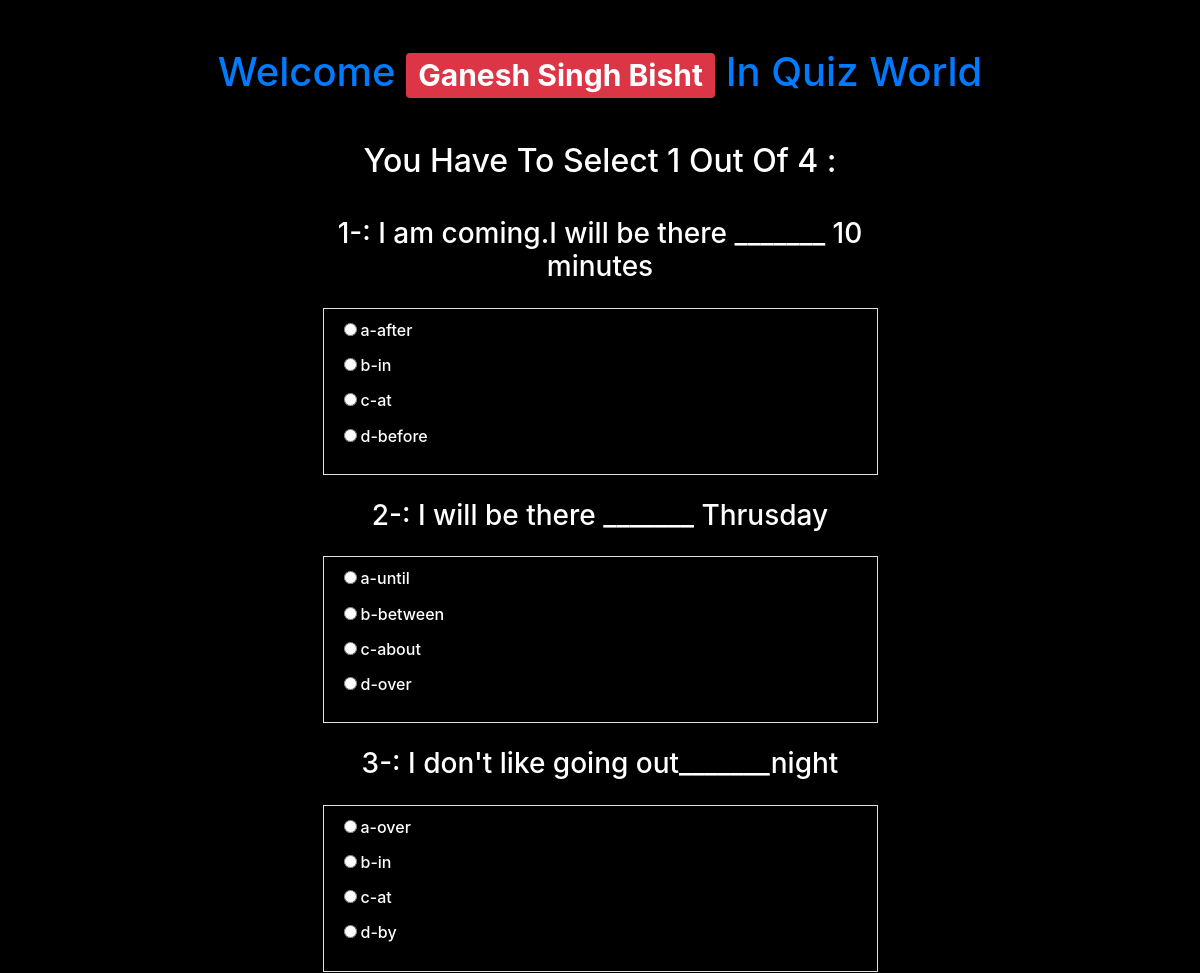
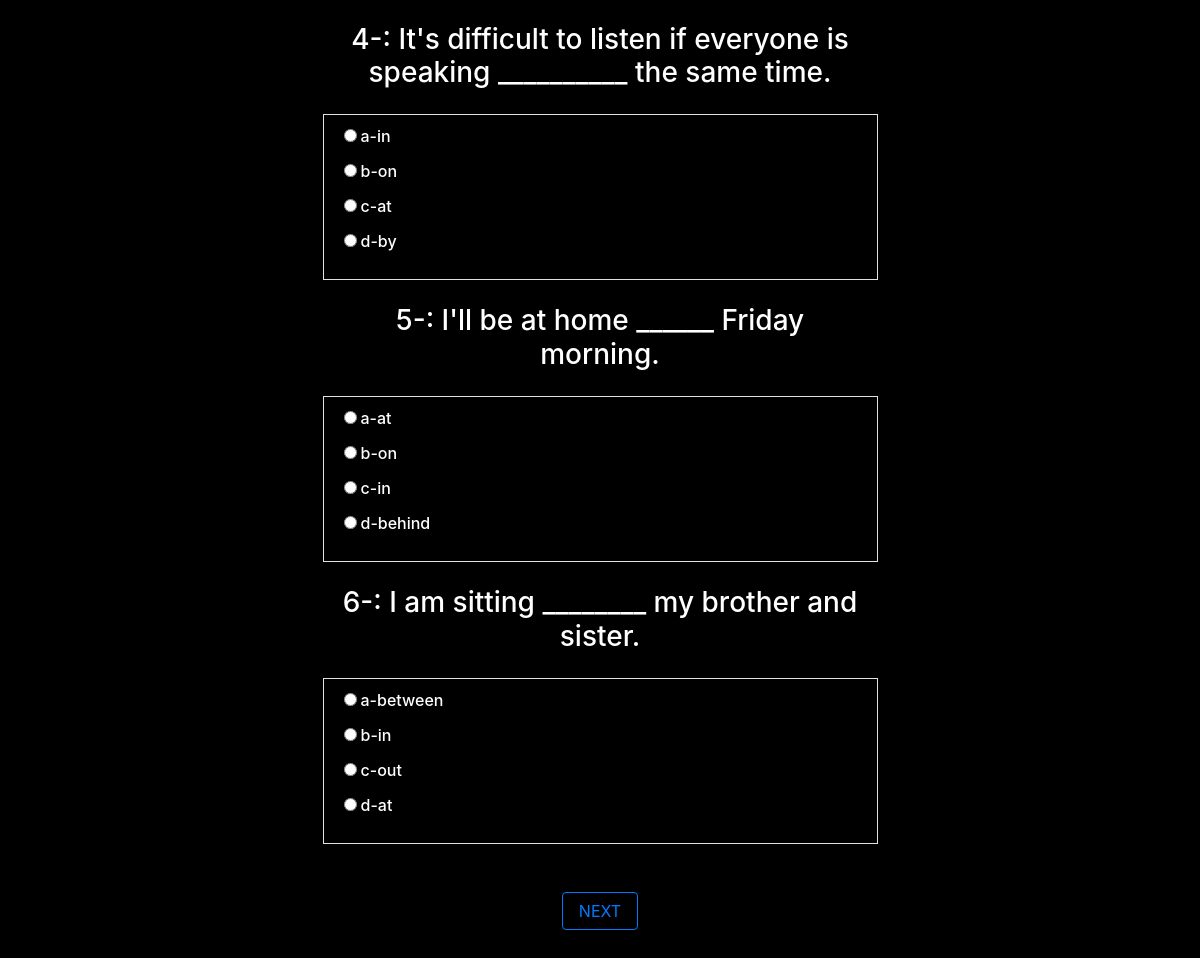
The page /Homepage.php (signed in) on the database its author committed (2 pictures, top to bottom).
### tables this page shows
CREATE TABLE `question` (
  `Id` tinyint(4) NOT NULL,
  `Question` varchar(150) DEFAULT NULL,
  `A_id` tinyint(4) DEFAULT NULL
);

CREATE TABLE `answer` (
  `Id` tinyint(4) NOT NULL,
  `Answer` varchar(170) DEFAULT NULL,
  `Ans_id` tinyint(4) DEFAULT NULL,
  `Alphabet` varchar(4) DEFAULT NULL,
  `Correct` tinyint(1) DEFAULT NULL
);

### Homepage.php (the view, shortened to what this page needs)
<?php
  $Driver_name ='mysql:host=localhost;dbname=quizdatabase';
  $User='root';
  $Pass= '';
     try{
       $Conn = new PDO($Driver_name,$User,$Pass);
     }catch(PDOException $Error){
         die(" Ops Something Weng Wrong .");
     }
 ?>
<!DOCTYPE html>
<html lang="en">
<head>
    <link rel="stylesheet" href="https://maxcdn.bootstrapcdn.com/bootstrap/4.3.1/css/bootstrap.min.css">
</head>
<body>
    <div class='container'>
      <h1 class='text-center text-capitalize text-primary mt-5'>welcome <span class='badge badge-danger'><?php echo $_SESSION['Name'] ?></span> in Quiz World</h1>
       <br>
      <h2 class='text-center text-capitalize card-header col-sm-8 mx-auto border-radius'>You have to select 1 out of 4 :</h2>
   <form action="Homepage_Backend.php" method = "POST">
     <?php
       for($id =1 ;$id <=6; $id++){
        $Query = "select * from Question Where Id = $id";
         $Result = $Conn->query($Query);
         if($Result->rowCount()){
               $Record = $Result->fetch(PDO::FETCH_ASSOC);
          ?>
           <h3 class='text-center my-4 col-sm-6 mx-auto'><span><?php echo $Record['Id']."-:"; ?></span> <?php echo $Record['Question']; ?> </h3>
<?php
         }
         $Query = "select * from Answer where Ans_id = $id";
         $Result = $Conn->query($Query);
         if($Result->rowCount()){
          ?>
                <div class='card-header col-sm-6 mx-auto border'>
                <?php
                    while($Record  = $Result->fetch(PDO::FETCH_ASSOC)){
                       ?>
                    <h6><label class='mr-1' ><input type="radio" name="Quiz[<?php echo $Record['Ans_id'] ?>]" id="" value="<?php echo $Record['Id']  ?>" > </label><span><?php echo $Record['Alphabet']."-" ?></span><?php echo $Record['Answer'] ?>  </h6></>
<?php
          }
          ?>
          </div>
  <?php
         }
        }
    ?>
       <div  class='text-center'>
         <button type='submit' class='btn btn-outline-primary px-3 my-5' Name='Next' value='Next'>NEXT</button>
       </div>
      </form>
    </div>
</body>
</html>

### Homepage.php (style rules this page uses)
body { background:black; color:white; }

### rows shown on the page
question: Id "1", Question "I am coming.I will be there _______ 10 minutes"
answer: Alphabet "a", Answer "after"
answer: Alphabet "b", Answer "in"
answer: Alphabet "c", Answer "at"
answer: Alphabet "d", Answer "before"
question: Id "2", Question "I will be there _______ Thrusday"
answer: Alphabet "a", Answer "until"
answer: Alphabet "b", Answer "between"
answer: Alphabet "c", Answer "about"
answer: Alphabet "d", Answer "over"
question: Id "3", Question "I don't like going out_______night"
answer: Alphabet "a", Answer "over"
answer: Alphabet "b", Answer "in"
answer: Alphabet "c", Answer "at"
answer: Alphabet "d", Answer "by"
question: Id "4", Question "It's difficult to listen if everyone is speaking __________ the same time."
answer: Alphabet "a", Answer "in"
answer: Alphabet "b", Answer "on"
answer: Alphabet "c", Answer "at"
answer: Alphabet "d", Answer "by"
question: Id "5", Question "I'll be at home ______ Friday morning."
answer: Alphabet "a", Answer "at"
answer: Alphabet "b", Answer "on"
answer: Alphabet "c", Answer "in"
answer: Alphabet "d", Answer "behind"
question: Id "6", Question "I am sitting ________ my brother and sister."
answer: Alphabet "a", Answer "between"
answer: Alphabet "b", Answer "in"
answer: Alphabet "c", Answer "out"
answer: Alphabet "d", Answer "at"

### other values the page prints
$_SESSION['Name'] "Ganesh Singh Bisht"
